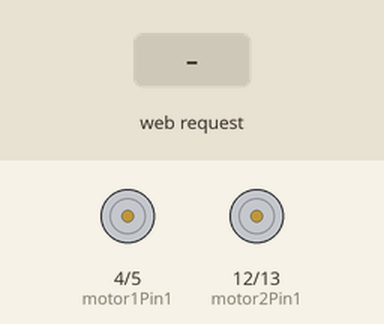
Bench run of a sketch on a simulated ESP32. Parts: motor-driver pin pairs drawn as motors (green arrow = first pin HIGH = forward, orange = second pin HIGH = backward, longer = more drive, scaled by the enable pin). The test bench sets the inputs (shaded band). WiFi joins after 1.5 s; servers stay silent unless stated; what the sketch prints to the serial monitor is not drawn.

Above: at 2.7 s.
2.8 s: HTTP request GET /H received
At 4.1 s:
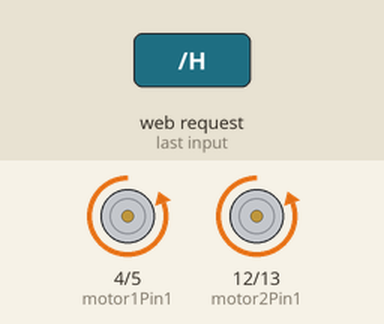
5.8 s: HTTP request GET /L received
At 6.4 s:
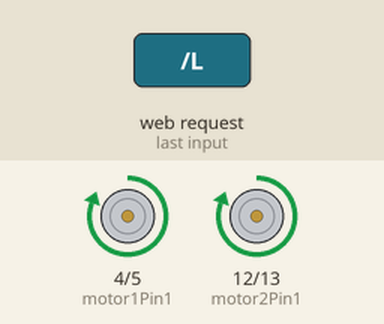
Timing chart, 0 to 9.3 s (numbered marks = the images above; inputs shaded):
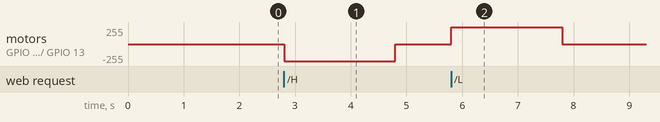

The sketch:

SimpleWiFiServer_test1.ino
```cpp
/*
 WiFi Web Server LED Blink

 A simple web server that lets you blink an LED via the web.
 This sketch will print the IP address of your WiFi Shield (once connected)
 to the Serial monitor. From there, you can open that address in a web browser
 to turn on and off the LED on pin 5.

 If the IP address of your shield is yourAddress:
 http://yourAddress/H turns the LED on
 http://yourAddress/L turns it off

 This example is written for a network using WPA encryption. For
 WEP or WPA, change the Wifi.begin() call accordingly.

 Circuit:
 * WiFi shield attached
 * LED attached to pin 5

 created for arduino 25 Nov 2012
 by Tom Igoe

ported for sparkfun esp32
31.01.2017 by Jan Hendrik Berlin

 */

#include <WiFi.h>

const char* ssid     = "AndroidAP7271";
const char* password = "nononono";

// Robot 1 - Motor A
int motor1Pin1 = 4;
int motor1Pin2 = 5;
int motor1EnablePin = 25;

// Robot 1 - Motor B
int motor2Pin1 = 12;
int motor2Pin2 = 13;
int motor2EnablePin = 26;


// Setting PWM properties
const int freq = 30000;
const int motor1PwmChannel = 1;
const int motor2PwmChannel = 2;
const int resolution = 8;
int dutyCycle = 200;


WiFiServer server(80);

void setup()
{
    // sets the pins as outputs:
    pinMode(motor1Pin1, OUTPUT);
    pinMode(motor1Pin2, OUTPUT);
    pinMode(motor1EnablePin, OUTPUT);
    pinMode(motor2Pin1, OUTPUT);
    pinMode(motor2Pin2, OUTPUT);
    pinMode(motor2EnablePin, OUTPUT);

  // configure LED PWM functionalitites
    ledcSetup(motor1PwmChannel, freq, resolution);
    ledcSetup(motor2PwmChannel, freq, resolution);

  // attach the channel to the GPIO to be controlled
    ledcAttachPin(motor1EnablePin, motor1PwmChannel);
    ledcAttachPin(motor2EnablePin, motor2PwmChannel);

    Serial.begin(115200);
       // set the LED pin mode

    delay(10);

    // We start by connecting to a WiFi network

    Serial.println();
    Serial.println();
    Serial.print("Connecting to ");
    Serial.println(ssid);

    WiFi.begin(ssid, password);

    while (WiFi.status() != WL_CONNECTED) {
        delay(500);
        Serial.print(".");
    }

    Serial.println("");
    Serial.println("WiFi connected.");
    Serial.println("IP address: ");
    Serial.println(WiFi.localIP());

    server.begin();

}

int value = 0;

void loop(){
 WiFiClient client = server.available();   // listen for incoming clients

  if (client) {                             // if you get a client,
    Serial.println("New Client.");           // print a message out the serial port
    String currentLine = "";                // make a String to hold incoming data from the client
    while (client.connected()) {            // loop while the client's connected
      if (client.available()) {             // if there's bytes to read from the client,
        char c = client.read();             // read a byte, then
        Serial.write(c);                    // print it out the serial monitor
        if (c == '\n') {                    // if the byte is a newline character

          // if the current line is blank, you got two newline characters in a row.
          // that's the end of the client HTTP request, so send a response:
          if (currentLine.length() == 0) {
            // HTTP headers always start with a response code (e.g. HTTP/1.1 200 OK)
            // and a content-type so the client knows what's coming, then a blank line:
            client.println("HTTP/1.1 200 OK");
            client.println("Content-type:text/html");
            client.println();

            // the content of the HTTP response follows the header:
            client.print("Click <a href=\"/H\">here</a> to move forward.<br>");
            client.print("Click <a href=\"/L\">here</a> to move backwards.<br>");

            // The HTTP response ends with another blank line:
            client.println();
            // break out of the while loop:
            break;
          } else {    // if you got a newline, then clear currentLine:
            currentLine = "";
          }
        } else if (c != '\r') {  // if you got anything else but a carriage return character,
          currentLine += c;      // add it to the end of the currentLine
        }

        // Check to see if the client request was "GET /H" or "GET /L":
        if (currentLine.endsWith("GET /H")) {
          Serial.println("Moving Forward");
          digitalWrite(motor1Pin1, LOW);
          digitalWrite(motor1Pin2, HIGH);
          digitalWrite(motor2Pin1, LOW);
          digitalWrite(motor2Pin2, HIGH);
          ledcWrite(1, 255);
          ledcWrite(2, 255);
          delay(2000);

           // Stop the DC motor
          Serial.println("Motor stopped");
          digitalWrite(motor1Pin1, LOW);
          digitalWrite(motor1Pin2, LOW);
          digitalWrite(motor2Pin1, LOW);
          digitalWrite(motor2Pin2, LOW);

        }
        if (currentLine.endsWith("GET /L")) {
          Serial.println("Moving Backwards");
          digitalWrite(motor1Pin1, HIGH);
          digitalWrite(motor1Pin2, LOW);
          digitalWrite(motor2Pin1, HIGH);
          digitalWrite(motor2Pin2, LOW);
          ledcWrite(1, 255);
          ledcWrite(2, 255);
          delay(2000);

          // Stop the DC motor
          Serial.println("Motor stopped");
          digitalWrite(motor1Pin1, LOW);
          digitalWrite(motor1Pin2, LOW);
          digitalWrite(motor2Pin1, LOW);
          digitalWrite(motor2Pin2, LOW);

        }

      }
    }
    // close the connection:
    client.stop();
    Serial.println("Client Disconnected.");
  }
}
```

Measured:
- after the input at 2.8 s, motor on GPIO 4 (motor1Pin1) / GPIO 5 (motor1Pin2), motor on GPIO 12 (motor2Pin1) / GPIO 13 (motor2Pin2): stopped → backward 255/255 at once, → stopped 2.0 s later
- after the input at 5.8 s, motor on GPIO 4 (motor1Pin1) / GPIO 5 (motor1Pin2), motor on GPIO 12 (motor2Pin1) / GPIO 13 (motor2Pin2): stopped → forward 255/255 at once, → stopped 2.0 s later
